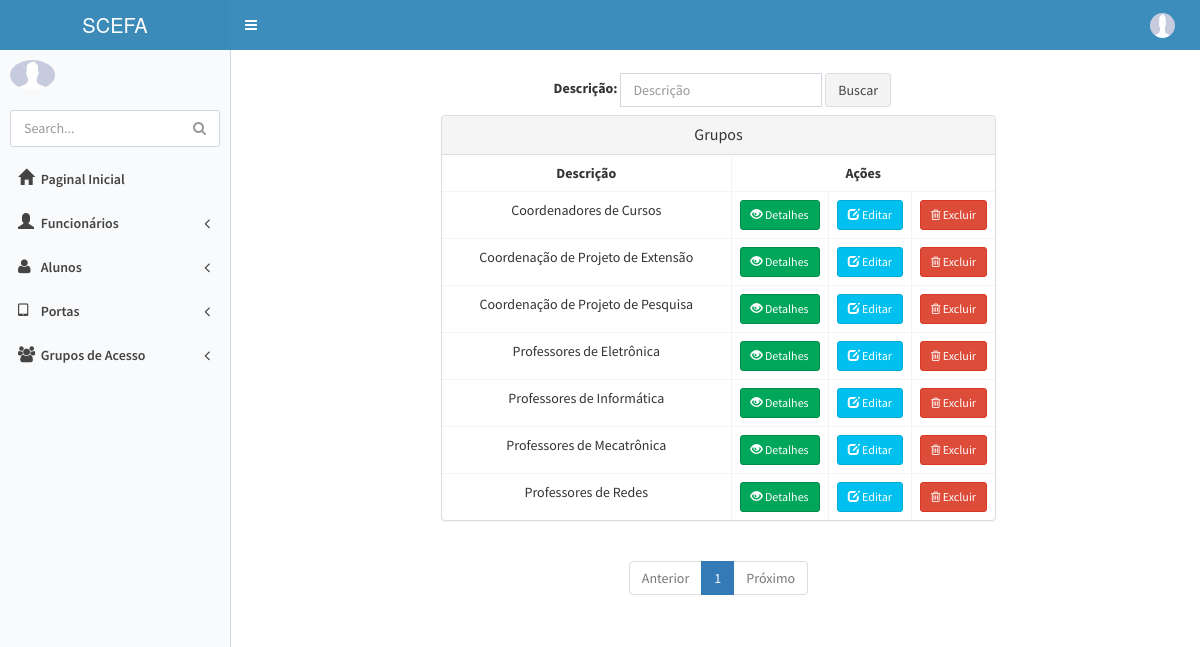
Screenshot of /grupo/list (signed in) with the database file from the repository.
### appPortas/models.py (models this page shows, shortened)
class Grupo(models.Model):
    descricao = models.CharField('Descrição', max_length=255)
    class Meta: permissions = (('view_grupo', 'Can see grupo'),)
    class Meta: permissions = (('view_grupo', 'Can see grupo'),)

### appPortas/views.py (the view)
# urls.py: url(r'^grupo/list$', grupo_list, name='grupo_list'),
@permission_required('appPortas.view_grupo',login_url='erro_permissao')
def grupo_list(request):
    criterio = request.GET.get('criterio')
    if criterio:
        grupos = Grupo.objects.filter(descricao__icontains=criterio).order_by('descricao')
    else:
        grupos = Grupo.objects.all().order_by('descricao')
        criterio =""
    paginator =Paginator(grupos,10)
    page = request.GET.get('page')
    try:
        grupos = paginator.page(page)
    except PageNotAnInteger:
        grupos=paginator.page(1)
    except EmptyPage:
        grupos = paginator.page(paginator.num_pages)
    dados={'grupos':grupos,'criterio':criterio,'paginator':paginator,'page_obj':grupos}
    return render(request, 'Grupo/grupo_list.html',dados)

### templates/Grupo/grupo_list.html (shortened to what this page needs)
{% extends 'base.html' %}
{% block conteudo %}
    <section class="container">
        <div class="row">
        <fieldset>
             <div class="col-sm-6 col-sm-offset-3">
                 <form class="navbar-form navbar-left" role="search" method="get" action="">
                    <div class="form-group">
                      <label>Descrição:</label>
                        <input type="text" id="criterio" name="criterio" value="{{ criterio }}" class="form-control" placeholder="Descrição">
                    </div>
                    <button type="submit" class="btn btn-default">Buscar</button>
                 </form>
             </div>
            </fieldset>
            <div class="col-sm-6 col-sm-offset-2">
                <div class="panel panel-default">
                    <div class="panel-heading">
                        <h3 class="panel-title" style="text-align: center;">Grupos</h3>
                    </div>
                    <table class="table table-bordered">
                        <tr>
                            <th>Descrição</th>
                            <th colspan="3">
                                <center>Ações</center>
                            </th>
                        </tr>
                        {% for grupo in grupos %}
                            <tr>
                                <td>{{ grupo.descricao }}</td>
                                <td style="width: 10px">
                                    <a href="{% url 'grupo_detail' grupo.pk %}" class="btn btn-success btn-sm">
                                        <span class="glyphicon glyphicon-eye-open"></span> Detalhes
                                    </a>
                                </td>
                                <td style="width: 10px"><a href="{% url 'grupo_update' grupo.pk %}"
                                                           class="btn btn-info btn-sm">
                                    <span class="glyphicon glyphicon-edit"></span> Editar
                                </a>
                                </td>
                                <td style="width: 10px"><a href="{% url 'grupo_delete' grupo.pk %}"
                                                           class="btn btn-danger btn-sm">
                                    <span class="fa fa-trash-o"></span> Excluir
                                </a>
                                </td>
                            </tr>
                        {% endfor %}
                    </table>
                </div>
                {% include 'utils/paginacao.html' %}
            </div>
        </div>
    </section>
{% endblock %}

### templates/base.html (style rules this page uses)
body { background-color: blue; }

### templates/Grupo/grupo_list.html (style rules this page uses)
td,th { text-align: center; }

### rows the page displays
Grupo: descricao "Coordenadores de Cursos"
Grupo: descricao "Coordenação de Projeto de Extensão"
Grupo: descricao "Coordenação de Projeto de Pesquisa"
Grupo: descricao "Professores de Eletrônica"
Grupo: descricao "Professores de Informática"
Grupo: descricao "Professores de Mecatrônica"
Grupo: descricao "Professores de Redes"

### other values shown
{{ page }} "1"
